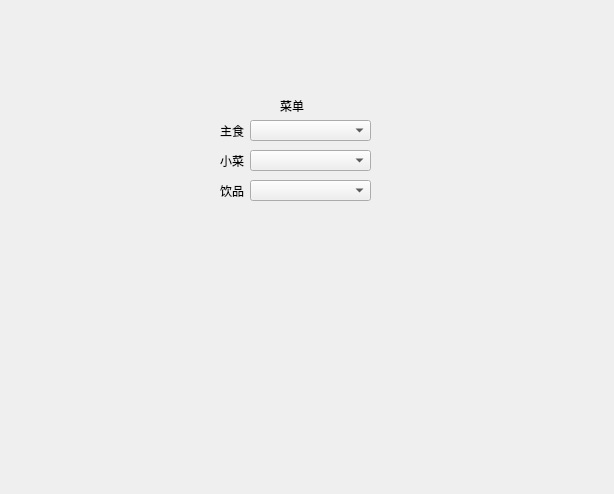
<?xml version="1.0" encoding="UTF-8"?>
<ui version="4.0">
 <class>Widget</class>
 <widget class="QWidget" name="Widget">
  <property name="geometry">
   <rect>
    <x>0</x>
    <y>0</y>
    <width>614</width>
    <height>494</height>
   </rect>
  </property>
  <property name="windowTitle">
   <string>Widget</string>
  </property>
  <widget class="QComboBox" name="comboBox">
   <property name="geometry">
    <rect>
     <x>250</x>
     <y>120</y>
     <width>121</width>
     <height>21</height>
    </rect>
   </property>
  </widget>
  <widget class="QComboBox" name="comboBox_3">
   <property name="geometry">
    <rect>
     <x>250</x>
     <y>180</y>
     <width>121</width>
     <height>21</height>
    </rect>
   </property>
  </widget>
  <widget class="QComboBox" name="comboBox_2">
   <property name="geometry">
    <rect>
     <x>250</x>
     <y>150</y>
     <width>121</width>
     <height>21</height>
    </rect>
   </property>
  </widget>
  <widget class="QLabel" name="label">
   <property name="geometry">
    <rect>
     <x>220</x>
     <y>120</y>
     <width>31</width>
     <height>21</height>
    </rect>
   </property>
   <property name="text">
    <string>主食</string>
   </property>
  </widget>
  <widget class="QLabel" name="label_2">
   <property name="geometry">
    <rect>
     <x>220</x>
     <y>150</y>
     <width>31</width>
     <height>21</height>
    </rect>
   </property>
   <property name="text">
    <string>小菜</string>
   </property>
  </widget>
  <widget class="QLabel" name="label_3">
   <property name="geometry">
    <rect>
     <x>220</x>
     <y>180</y>
     <width>31</width>
     <height>21</height>
    </rect>
   </property>
   <property name="text">
    <string>饮品</string>
   </property>
  </widget>
  <widget class="QLabel" name="label_4">
   <property name="geometry">
    <rect>
     <x>280</x>
     <y>100</y>
     <width>40</width>
     <height>12</height>
    </rect>
   </property>
   <property name="text">
    <string>菜单</string>
   </property>
  </widget>
 </widget>
 <resources/>
 <connections/>
</ui>
